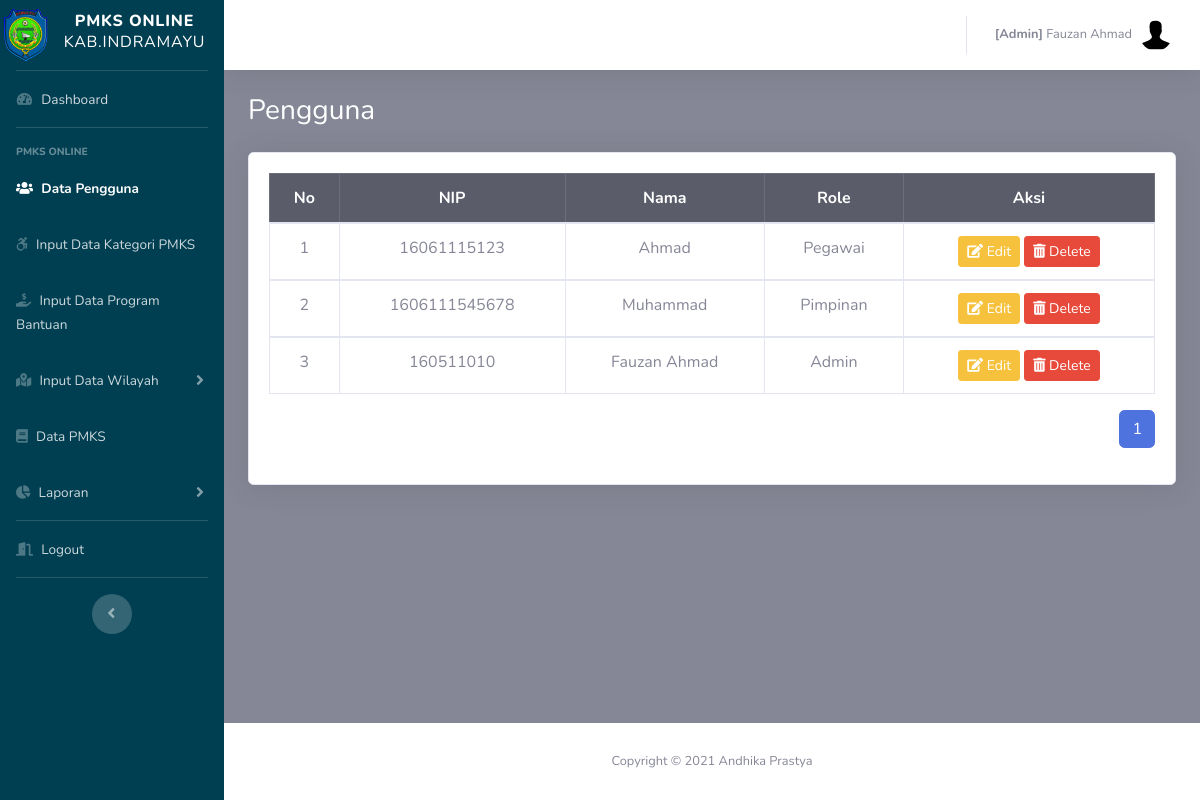
Page /admin/pegawai.php (signed in) on the committed database.
### tables this page shows
CREATE TABLE `pegawai` (
  `id_pegawai` int(11) NOT NULL,
  `nm_pegawai` varchar(50) NOT NULL,
  `nip` varchar(50) NOT NULL,
  `no_telepon` varchar(50) NOT NULL,
  `alamat` varchar(100) NOT NULL,
  `username` varchar(50) NOT NULL,
  `password` varchar(255) NOT NULL,
  `role` varchar(10) NOT NULL,
  `is_delete` int(11) NOT NULL,
  `row_edit` int(11) NOT NULL,
  `time_input` datetime NOT NULL DEFAULT current_timestamp()
);

### config.php (called while the page is built, shortened)
<?php
	$database = 'pmks';
?>

### functions.php (called while the page is built, shortened)
<?php
function query($query)
{
	include('config.php');
	$result = mysqli_query($koneksi, $query);
	$rows = [];
	while ($row = mysqli_fetch_assoc($result)) {
		$rows[] = $row;
	}
	return $rows;
}

### admin/pegawai.php (the view, shortened to what this page needs)
<?php
include('templetes/sidebar.php');
include('templetes/topbar.php');
require_once "../functions.php";
$jml_DataHalaman = 5;
$jml_responden = count(query("SELECT * FROM pegawai WHERE is_delete=1 ORDER BY id_pegawai"));
$jml_Halaman = ceil($jml_responden / $jml_DataHalaman);
$pageAktif = (isset($_GET["page"]) ) ? $_GET["page"] : 1;
$awaldata = ( $jml_DataHalaman * $pageAktif ) - $jml_DataHalaman;
$pegawai = query("SELECT * FROM pegawai WHERE is_delete=1 ORDER BY id_pegawai");
?>
<div class="container-fluid">
  <h1 class="h3 mb-4 text-judul">Pengguna</h1>
  <div class="card shadow mb-2">
    <div class="card-body">
      <div class="table-responsive">
        <table class="table table-bordered" width="100%" cellspacing="0">
          <thead class="table-dark">
            <tr>
              <th class="text-center">No</th>
              <th class="text-center">NIP</th>
              <th class="text-center">Nama</th>
              <th class="text-center">Role</th>
              <th class="text-center">Aksi</th>
            </tr>
          </thead>
          <?php $i=$awaldata+1; ?>
          <?php foreach ($pegawai as $row) : ?>
            <tbody>
              <tr>
                <td class="text-center"><?= $i; ?></td>
                <td class="text-center"><?= $row['nip']; ?></td>
                <td class="text-center"><?= $row['nm_pegawai']; ?></td>
                <td class="text-center"><?= $row['role']; ?></td>
                <td class="text-center">
                  <form method="POST">
                    <button type="button" id="edit" name="edit" class="btn btn-warning btn-sm" data-toggle="modal" data-target="#modalEdit<?= $row['id_pegawai']; ?>">
                      <i class="fas fa-edit"></i> Edit</button>
                    <button type="submit" name="hapus" class="btn btn-danger btn-sm" onclick="return confirm('yakin hapus <?= $row['nm_pegawai'] ?>?');">
                      <i class="fas fa-trash-alt"></i> Delete</button>
                  </form>
                </td>
              </tr>
              <?php $i++; ?>
            <?php endforeach; ?>
            </tbody>
        </table>
        <nav aria-label="Page navigation example">
          <ul class="pagination float-right">
            <?php for ($i=1; $i <= $jml_Halaman; $i++) : ?>
              <?php if ($i == $pageAktif) : ?>
                <li class="page-item active"><a class="page-link" href="?page=<?=$i; ?>"><?=$i; ?></a></li>
                <?php else : ?>
                  <li class="page-item"><a class="page-link" href="?page=<?=$i; ?>"><?=$i; ?></a></li>
                <?php endif; ?>
              <?php endfor; ?>
            </ul>
          </nav>
      </div>
    </div>
  </div>
</div>
</div>
<?php include('templetes/footer.php'); ?>

### admin/templetes/topbar.php (shortened to what this page needs)
<?php
require_once "../functions.php";
$idp = $_SESSION["id_pegawai"];
$pg = query("SELECT * FROM pegawai WHERE is_delete=1 AND id_pegawai = $idp")[0];
?>
          <ul class="navbar-nav ml-auto">
            <li class="nav-item dropdown no-arrow">
              <a class="nav-link dropdown-toggle" href="#" id="userDropdown" role="button" data-toggle="dropdown" aria-haspopup="true" aria-expanded="false">
                <span class="mr-2 d-none d-lg-inline text-gray-600 small"><b>[<?=$pg['role']?>]</b> <?=$pg['nm_pegawai']?></span>
                <img class="img-profile rounded-circle" src="../assets/img/default.jpg">
              </a>
            </li>
          </ul>
        </nav>

### admin/templetes/sidebar.php (style rules this page uses)
.text-judul { color: #ffffff; }

### rows in the picture
pegawai: role "Admin", nm_pegawai "Fauzan Ahmad", nip "160511010"
pegawai: nip "16061115123", nm_pegawai "Ahmad", role "Pegawai"
pegawai: nip "1606111545678", nm_pegawai "Muhammad", role "Pimpinan"
